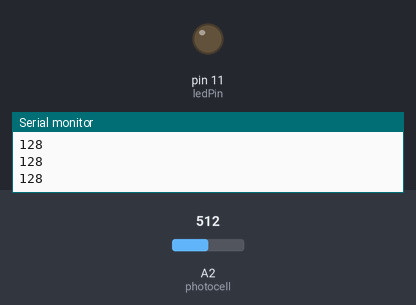
Recording of a sketch running on a simulated Arduino Uno, built with avr-gcc and run on an emulated ATmega328P. Parts: output pins drawn as LEDs (lit = HIGH), the last lines printed to the serial monitor. The test bench sets the inputs (shaded band); at power-on: A2 (photocell) = 512.

Above: at 1.2 s.
1.3 s: A2 (photocell) set to 341
2.8 s: A2 (photocell) set to 312
At 3.5 s:
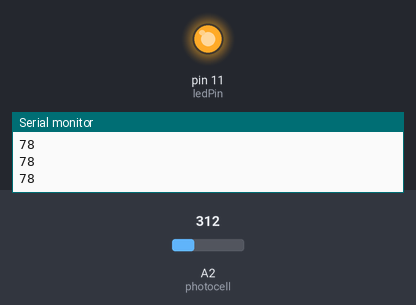
4.3 s: A2 (photocell) set to 511
At 4.8 s:
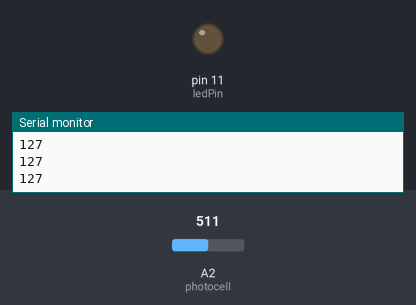
5.8 s: A2 (photocell) set to 306
At 6.1 s:
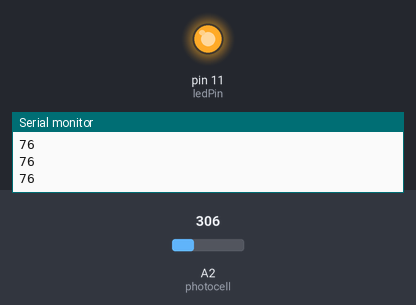
Timing chart, 0 to 8.3 s (numbered marks = the images above; inputs shaded):
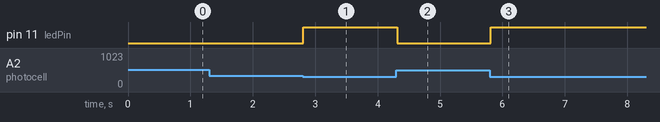

Measured:
- the behaviour switches between 324 and 323 on A2 (photocell) (found by bisection; images 0 and 1)
- after the input at 2.8 s, pin 11 (ledPin): LOW → HIGH at once
- after the input at 4.3 s, pin 11 (ledPin): HIGH → LOW at once
- after the input at 5.8 s, pin 11 (ledPin): LOW → HIGH at once

The sketch:

lab1.ino
```cpp
int ledPin = 11;
int photocell = 2;

void setup() {
  pinMode(ledPin, OUTPUT);
  Serial.begin(9600);
}

void loop() {

  int value = (analogRead(photocell)/4); // Divides input 0-1023 to resemble to 0-255

//  analogWrite(ledPin, photocell);
  Serial.println(value);

  if(value <= 80) {
    digitalWrite(ledPin, HIGH);
  } else {
    digitalWrite(ledPin, LOW);
  }
  // The delay can be change to get the desired dimming effect
  delay(100);

}
```
